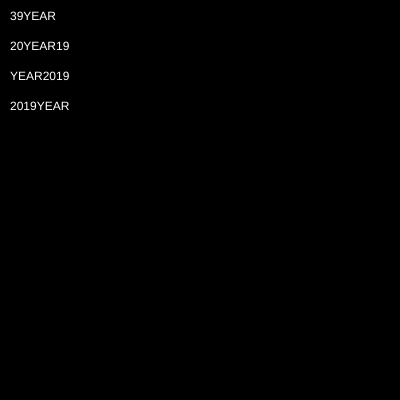
Frame 1 (no input)
Frame 60 (no input): identical to frame 1, image omitted
Frame 120 (the mouse pressed at the canvas centre since frame 60): identical to frame 1, image omitted

The p5.js sketch that drew this single still picture (run headless with seeded random() and noise() and a simulated clock; from frame 60 on, the mouse is pressed at the canvas centre):

// p5.js sketch
// ── sketch.js
// IMA NYU Shanghai
// MOQN
// Sep 16 2019


function setup() {
  createCanvas(400, 400);
  background(0);
  // call use reassign
  // r = r + 1
  // background(r, g, b);
  let numberA = 20;
  let numberB = 19;
  let txtYear = "YEAR";

  let txt1 = numberA + numberB + txtYear;
  let txt2 = numberA + txtYear + numberB;
  let txt3 = txtYear + numberA + numberB;
  let txt4 = numberA + str(numberB) + txtYear;

  fill(255);
  text( txt1, 10, 20 );
  text( txt2, 10, 50 );
  text( txt3, 10, 80 );
  text( txt4, 10, 110 );
}

function draw() {
  //
}
